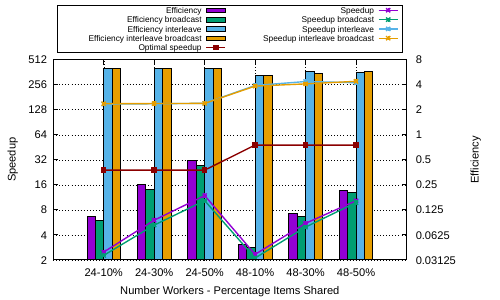

Source code (gnuplot):
reset

set terminal pdf enhanced
set output "bubble-sort-speedup-efficiency.pdf"

# set title "Bubble Sort: Speedup x Efficiency" offset 0,-.5
set xlabel "Number Workers - Percentage Items Shared"
set ylabel "Speedup"
set y2label "Efficiency"

set key box
set key outside top center vertical maxrows 5 maxcols 2
set key autotitle columnheader
set key samplen 3 spacing 1 font ",9"

set grid
set style data histogram
set style histogram cluster gap 2
set style fill solid border rgb "black"

set y2tics
set format y2 "2^{%L}"
set logscale y2 2
set logscale y 2
set auto x

plot "bubble-sort.dat" every ::1 using 8:xticlabels(2) title col axes x1y2 linecolor "#9300d3", \
         "bubble-sort.dat" every ::1 using 12:xticlabels(2) title col axes x1y2 linecolor "#009e72", \
         "bubble-sort.dat" every ::1 using 16:xticlabels(2) title col axes x1y2 linecolor "#56b3e8", \
         "bubble-sort.dat" every ::1 using 20:xticlabels(2) title col axes x1y2 linecolor "#e69e00", \
         "bubble-sort.dat" every ::1 using 1:xticlabels(2) title "Optimal speedup" with linespoints linecolor "#8b0000" linewidth 2 pointtype 5 pointsize .5, \
         "bubble-sort.dat" every ::1 using 7:xticlabels(2) title col with linespoints linewidth 2 pointtype 3 pointsize .5 linecolor "#9300d3", \
         "bubble-sort.dat" every ::1 using 11:xticlabels(2) title col with linespoints linewidth 2 pointtype 3 pointsize .5 linecolor "#009e72", \
         "bubble-sort.dat" every ::1 using 15:xticlabels(2) title col with linespoints linewidth 2 pointtype 3 pointsize .5 linecolor "#56b3e8", \
         "bubble-sort.dat" every ::1 using 19:xticlabels(2) title col with linespoints linewidth 2 pointtype 3 pointsize .5 linecolor "#e69e00"
